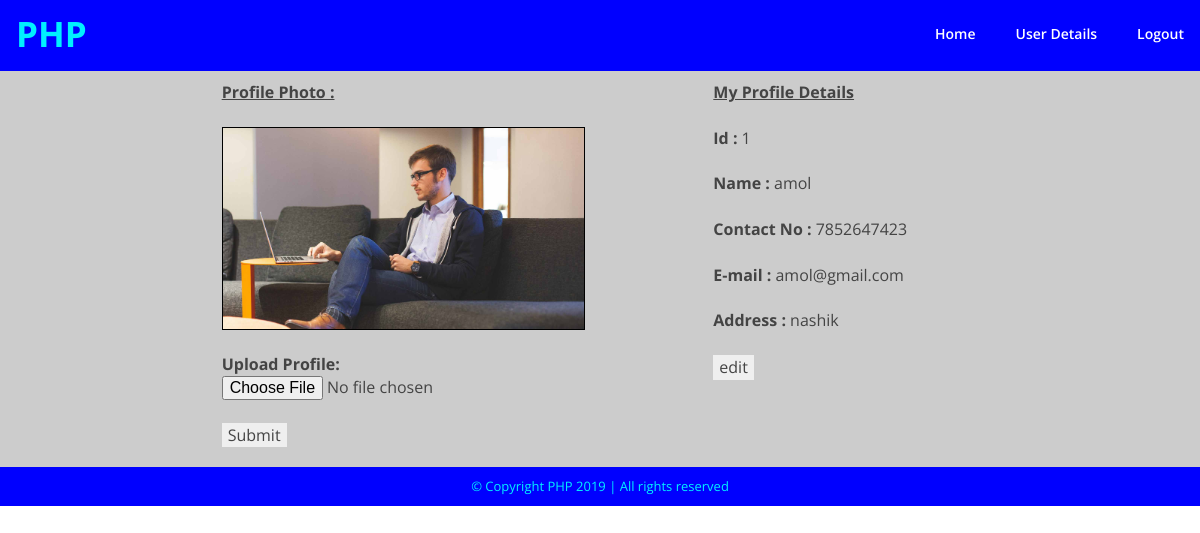
Screenshot of /temp/assignment7/myProfile.php (signed in) with the database file from the repository.
### tables this page shows
CREATE TABLE `profile` (
  `id` int(11) NOT NULL,
  `name` varchar(20) NOT NULL,
  `contact` varchar(255) NOT NULL,
  `mail` varchar(30) NOT NULL,
  `password` varchar(255) NOT NULL,
  `address` varchar(30) NOT NULL,
  `imageName` varchar(20) NOT NULL
);

### temp/assignment7/myProfile.php (the view, shortened to what this page needs)
<?php
	$usr = "root";
	$pwd = "";
	$db = "assignment7";
	$host = "localhost";
	$cid = mysqli_connect($host,$usr,$pwd,$db);
	if(isset($_GET['idAmol']) && $_GET['idAmol'] == 1){
		$linksId = 1;
		$_SESSION["logged_in"] = 1;
	}else{
		@$linksId = $_SESSION["id"];
	}
?>
<html>
	<body>
		<div class="container clearfix">
			<div class="resultBox assignments">
			  <?php if(@$_SESSION["logged_in"] == 1){?>
				<div class="row grey p10">
					<div class="col-lg-4 col-lg-offset-2">
						<strong><u>Profile Photo :</u><br/><br/></strong>
						<?php if( file_exists("profilePictures/$linksId.jpg") ){?>
						<img class="profilepic border" src="profilePictures/<?php echo $linksId;?>.jpg">
						<?php } else {?>
						<img class="profilepic border" src="profilePictures/0.jpg">
						<?php }?>
						<form action="myProfile.php" method="post" enctype="multipart/form-data">
							<label for="file"><br/>Upload Profile:</label>
							<input type="file" name="file" id="file"> <br/>
							<input type="submit" class="" name="submit" value="Submit"/>
						</form>
					</div>
					<div class="col-lg-offset-1 col-lg-5">
						<?php
							$checkData = "SELECT * FROM profile WHERE id=$linksId";
							$checkResult = mysqli_query($cid,"$checkData");
							if (!$checkResult) {
									echo("ERROR: " . mysqli_error() . "\n$checkData\n");
							}else
							{
								$myInformation = '';
								while ($row = mysqli_fetch_assoc($checkResult)) {
									$linksId = $row['id'];
									$nameLink = $row['name'];
									$contactLink = $row['contact'];
									$mailLink = $row['mail'];
									$addressLink = $row['address'];
									$myInformation .= "<Strong><u>My Profile Details</u></Strong><br/><br/>";
									$myInformation .= "<Strong>Id : </Strong>".$linksId."<br/><br/>";
									$myInformation .= "<Strong>Name : </Strong>".$nameLink."<br/><br/>";
									$myInformation .= "<Strong>Contact No : </Strong>".$contactLink."<br/><br/>";
									$myInformation .= "<Strong>E-mail : </Strong>".$mailLink."<br/><br/>";
									$myInformation .= "<Strong>Address : </Strong>".$addressLink."<br/><br/>";
									$myInformation .= "<form name='edit' action='myProfile.php' method='post' enctype='multipart/form-data'>
										  <p><input type='submit' class='' value='edit'></p>
										  <input type='hidden' name='flag' value='0'></p>
										  </form>";
									echo $myInformation;
								}
							}
						?>
					</div>
				</div>
				<?php }else{ ?>
				<div class="boxInner1 border">
					<h2 class="text-center"><span>Please login</span></h2><br>
				</div>
				<?php } ?>
			</div>
		</div>
	</body>
</html>

### temp/assignment7/assets/css/master.css (style rules this page uses)
* { -webkit-text-size-adjust: 100%; -ms-text-size-adjust: 100%; box-sizing: border-box; }
*:after, *:before { box-sizing: border-box; }
html, body, div, span, applet, object, iframe, h1, h2, h3, h4, h5, h6, blockquote, pre, a, abbr, acronym, address, big, cite, code, del, dfn, em, img, ins, kbd, q, s, samp, small, strike, strong, sub, sup, var, b, u, i, center, dl, dt, dd, fieldset, form, label, legend, table, caption, tbody, tfoot, thead, tr, th, td, article, aside, canvas, details, embed, figure, figcaption, footer, header, nav, output, ruby, section, summary, time, mark, audio, video { margin: 0; padding: 0; }
body { font-family: 'Open Sans', sans-serif; color: #444; -webkit-font-smoothing: antialiased; font-size: 16px; }
html, body { height: 100%; }
img { max-width: 100%; height: auto; border: 0; }
.clearfix:before, .clearfix:after { content: ''; display: table; }
.clearfix:after { clear: both; }
input { outline: none; }
input[type="button"], input[type="submit"], input[type="reset"] { border: none; cursor: pointer; }
.container { max-width: 1170px; width: 100%; margin: 0 auto; padding: 0; }
.p10 { padding: 10px; }
.grey { background: #ccc; }
.border { border: 1px solid #000; }

### rows the page displays
profile: id "1", name "amol", contact "7852647423", mail "amol@gmail.com", address "nashik"
